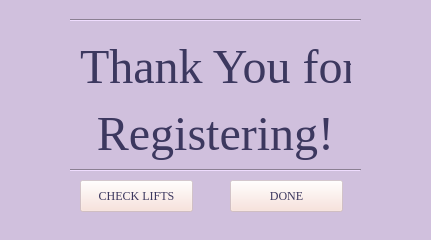
<?xml version="1.0" encoding="UTF-8"?>
<ui version="4.0">
 <class>ThankYou</class>
 <widget class="QWidget" name="ThankYou">
  <property name="geometry">
   <rect>
    <x>0</x>
    <y>0</y>
    <width>431</width>
    <height>240</height>
   </rect>
  </property>
  <property name="minimumSize">
   <size>
    <width>431</width>
    <height>240</height>
   </size>
  </property>
  <property name="maximumSize">
   <size>
    <width>431</width>
    <height>240</height>
   </size>
  </property>
  <property name="windowTitle">
   <string>Thank You for Registering!</string>
  </property>
  <property name="styleSheet">
   <string notr="true">background-color: rgb(208, 192, 221);</string>
  </property>
  <widget class="QLabel" name="label">
   <property name="geometry">
    <rect>
     <x>80</x>
     <y>40</y>
     <width>271</width>
     <height>121</height>
    </rect>
   </property>
   <property name="font">
    <font>
     <family>Georgia</family>
    </font>
   </property>
   <property name="text">
    <string>&lt;html&gt;&lt;head/&gt;&lt;body&gt;&lt;p align=&quot;center&quot;&gt;&lt;span style=&quot; font-size:36pt; color:#3c385f;&quot;&gt;Thank You for &lt;/span&gt;&lt;/p&gt;&lt;p align=&quot;center&quot;&gt;&lt;span style=&quot; font-size:36pt; color:#3c385f;&quot;&gt;Registering!&lt;/span&gt;&lt;/p&gt;&lt;/body&gt;&lt;/html&gt;</string>
   </property>
   <property name="alignment">
    <set>Qt::AlignCenter</set>
   </property>
  </widget>
  <widget class="QPushButton" name="CloseButton">
   <property name="geometry">
    <rect>
     <x>230</x>
     <y>180</y>
     <width>113</width>
     <height>32</height>
    </rect>
   </property>
   <property name="palette">
    <palette>
     <active>
      <colorrole role="Button">
       <brush brushstyle="SolidPattern">
        <color alpha="99">
         <red>249</red>
         <green>222</green>
         <blue>214</blue>
        </color>
       </brush>
      </colorrole>
      <colorrole role="ButtonText">
       <brush brushstyle="SolidPattern">
        <color alpha="255">
         <red>60</red>
         <green>56</green>
         <blue>95</blue>
        </color>
       </brush>
      </colorrole>
      <colorrole role="Base">
       <brush brushstyle="SolidPattern">
        <color alpha="99">
         <red>249</red>
         <green>222</green>
         <blue>214</blue>
        </color>
       </brush>
      </colorrole>
      <colorrole role="Window">
       <brush brushstyle="SolidPattern">
        <color alpha="99">
         <red>249</red>
         <green>222</green>
         <blue>214</blue>
        </color>
       </brush>
      </colorrole>
     </active>
     <inactive>
      <colorrole role="Button">
       <brush brushstyle="SolidPattern">
        <color alpha="99">
         <red>249</red>
         <green>222</green>
         <blue>214</blue>
        </color>
       </brush>
      </colorrole>
      <colorrole role="ButtonText">
       <brush brushstyle="SolidPattern">
        <color alpha="255">
         <red>60</red>
         <green>56</green>
         <blue>95</blue>
        </color>
       </brush>
      </colorrole>
      <colorrole role="Base">
       <brush brushstyle="SolidPattern">
        <color alpha="99">
         <red>249</red>
         <green>222</green>
         <blue>214</blue>
        </color>
       </brush>
      </colorrole>
      <colorrole role="Window">
       <brush brushstyle="SolidPattern">
        <color alpha="99">
         <red>249</red>
         <green>222</green>
         <blue>214</blue>
        </color>
       </brush>
      </colorrole>
     </inactive>
     <disabled>
      <colorrole role="Button">
       <brush brushstyle="SolidPattern">
        <color alpha="99">
         <red>249</red>
         <green>222</green>
         <blue>214</blue>
        </color>
       </brush>
      </colorrole>
      <colorrole role="ButtonText">
       <brush brushstyle="SolidPattern">
        <color alpha="255">
         <red>148</red>
         <green>148</green>
         <blue>148</blue>
        </color>
       </brush>
      </colorrole>
      <colorrole role="Base">
       <brush brushstyle="SolidPattern">
        <color alpha="99">
         <red>249</red>
         <green>222</green>
         <blue>214</blue>
        </color>
       </brush>
      </colorrole>
      <colorrole role="Window">
       <brush brushstyle="SolidPattern">
        <color alpha="99">
         <red>249</red>
         <green>222</green>
         <blue>214</blue>
        </color>
       </brush>
      </colorrole>
     </disabled>
    </palette>
   </property>
   <property name="font">
    <font>
     <family>Georgia</family>
    </font>
   </property>
   <property name="styleSheet">
    <string notr="true">background-color: rgb(249, 222, 214,99);</string>
   </property>
   <property name="text">
    <string>DONE</string>
   </property>
  </widget>
  <widget class="QPushButton" name="CheckLift">
   <property name="geometry">
    <rect>
     <x>80</x>
     <y>180</y>
     <width>113</width>
     <height>32</height>
    </rect>
   </property>
   <property name="palette">
    <palette>
     <active>
      <colorrole role="Button">
       <brush brushstyle="SolidPattern">
        <color alpha="99">
         <red>249</red>
         <green>222</green>
         <blue>214</blue>
        </color>
       </brush>
      </colorrole>
      <colorrole role="ButtonText">
       <brush brushstyle="SolidPattern">
        <color alpha="255">
         <red>60</red>
         <green>56</green>
         <blue>95</blue>
        </color>
       </brush>
      </colorrole>
      <colorrole role="Base">
       <brush brushstyle="SolidPattern">
        <color alpha="99">
         <red>249</red>
         <green>222</green>
         <blue>214</blue>
        </color>
       </brush>
      </colorrole>
      <colorrole role="Window">
       <brush brushstyle="SolidPattern">
        <color alpha="99">
         <red>249</red>
         <green>222</green>
         <blue>214</blue>
        </color>
       </brush>
      </colorrole>
     </active>
     <inactive>
      <colorrole role="Button">
       <brush brushstyle="SolidPattern">
        <color alpha="99">
         <red>249</red>
         <green>222</green>
         <blue>214</blue>
        </color>
       </brush>
      </colorrole>
      <colorrole role="ButtonText">
       <brush brushstyle="SolidPattern">
        <color alpha="255">
         <red>60</red>
         <green>56</green>
         <blue>95</blue>
        </color>
       </brush>
      </colorrole>
      <colorrole role="Base">
       <brush brushstyle="SolidPattern">
        <color alpha="99">
         <red>249</red>
         <green>222</green>
         <blue>214</blue>
        </color>
       </brush>
      </colorrole>
      <colorrole role="Window">
       <brush brushstyle="SolidPattern">
        <color alpha="99">
         <red>249</red>
         <green>222</green>
         <blue>214</blue>
        </color>
       </brush>
      </colorrole>
     </inactive>
     <disabled>
      <colorrole role="Button">
       <brush brushstyle="SolidPattern">
        <color alpha="99">
         <red>249</red>
         <green>222</green>
         <blue>214</blue>
        </color>
       </brush>
      </colorrole>
      <colorrole role="ButtonText">
       <brush brushstyle="SolidPattern">
        <color alpha="255">
         <red>148</red>
         <green>148</green>
         <blue>148</blue>
        </color>
       </brush>
      </colorrole>
      <colorrole role="Base">
       <brush brushstyle="SolidPattern">
        <color alpha="99">
         <red>249</red>
         <green>222</green>
         <blue>214</blue>
        </color>
       </brush>
      </colorrole>
      <colorrole role="Window">
       <brush brushstyle="SolidPattern">
        <color alpha="99">
         <red>249</red>
         <green>222</green>
         <blue>214</blue>
        </color>
       </brush>
      </colorrole>
     </disabled>
    </palette>
   </property>
   <property name="font">
    <font>
     <family>Georgia</family>
    </font>
   </property>
   <property name="styleSheet">
    <string notr="true">background-color: rgb(249, 222, 214,99);</string>
   </property>
   <property name="text">
    <string>CHECK LIFTS</string>
   </property>
  </widget>
  <widget class="Line" name="line">
   <property name="geometry">
    <rect>
     <x>70</x>
     <y>10</y>
     <width>291</width>
     <height>20</height>
    </rect>
   </property>
   <property name="orientation">
    <enum>Qt::Horizontal</enum>
   </property>
  </widget>
  <widget class="Line" name="line_2">
   <property name="geometry">
    <rect>
     <x>70</x>
     <y>160</y>
     <width>291</width>
     <height>20</height>
    </rect>
   </property>
   <property name="orientation">
    <enum>Qt::Horizontal</enum>
   </property>
  </widget>
 </widget>
 <resources/>
 <connections/>
</ui>
